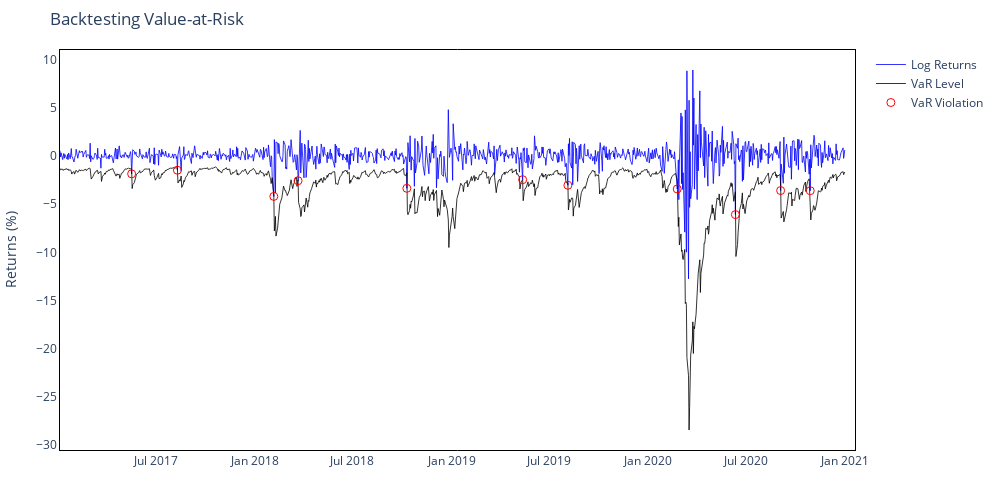
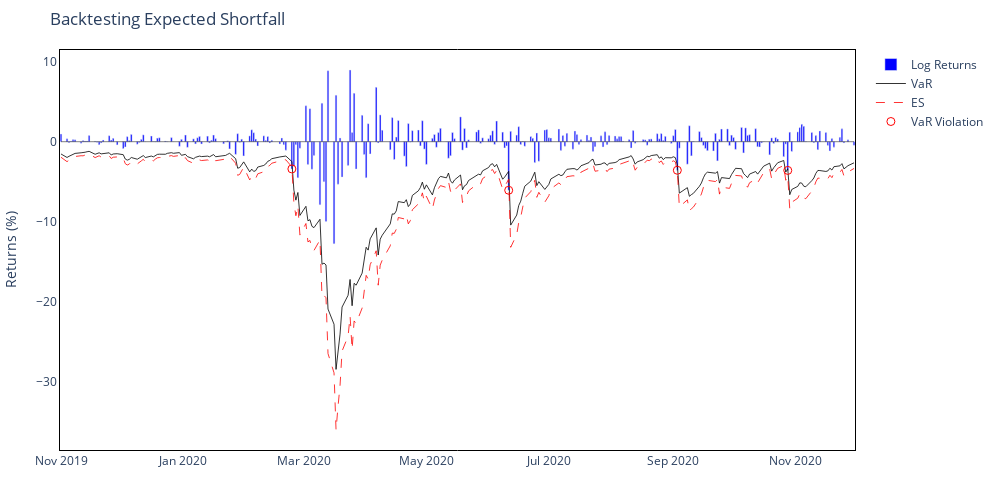
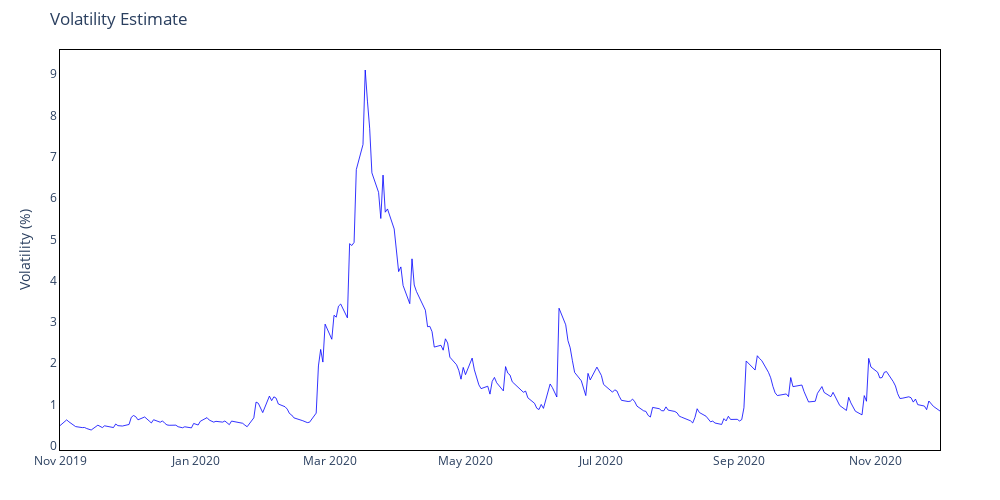

These figures' notebook cell, in order:
### Code cell
# Apply GARCH volatility model
garch_output, next_day_var = VolatilityVaR.var_garch(returns, confidence_level)

print(f"Next-day GARCH VaR estimate (abs): {next_day_var:.2f}%")

# Backtest full period
violations, rate = VolatilityVaR.backtest_var(garch_output, confidence_level)
print(f"Full Period — Violations: {violations}, Rate: {rate:.2f}%")

# Backtest a subset
viol_subset, rate_subset = VolatilityVaR.subset_backtest_var(garch_output, "2019-11-01", "2020-11-30")
print(f"Subset — Violations: {viol_subset}, Rate: {rate_subset:.2f}%")

# Compute ES for the whole period
garch_output = VolatilityVaR.compute_expected_shortfall_volatility(garch_output, confidence_level)

# Plot interactive VaR
fig_var = VolatilityVaR.interactive_plot_var(garch_output)
fig_var.show()

# Plot interactive ES for a subset
fig_es = VolatilityVaR.interactive_plot_es(garch_output, subset=("2019-11-01", "2020-11-30"))
fig_es.show()

# Plot interactive volatility for a subset
fig_vol = VolatilityVaR.interactive_plot_volatility(garch_output["Volatility"], subset=("2019-11-01", "2020-11-30"))
fig_vol.show()

### Figure 1 — Plotly figure (JSON) as saved in the notebook; plotly's stock layout.template omitted (floating-point values rounded to 4 significant figures; data arrays with more than 128 entries replaced by an {"elided": "..."} marker saying what was removed)
{"data": [{"hovertemplate": "Date: %{x}<br>Return: %{y:.2f}%", "line": {"color": "blue", "width": 0.8}, "mode": "lines", "name": "Log Returns", "type": "scatter", "x": {"elided": "1006 str values"}, "y": {"elided": "1006 float values"}}, {"customdata": {"elided": "1006 float values"}, "hovertemplate": "Date: %{x}<br>VaR: %{customdata:.2f}%", "line": {"color": "black", "width": 0.8}, "mode": "lines", "name": "VaR Level", "type": "scatter", "x": {"elided": "1006 str values"}, "y": {"elided": "1006 float values"}}, {"hovertemplate": "Date: %{x}<br>Return: %{y:.2f}%", "marker": {"color": "red", "size": 8, "symbol": "circle-open"}, "mode": "markers", "name": "VaR Violation", "type": "scatter", "x": ["2017-05-17T00:00:00", "2017-08-10T00:00:00", "2018-02-05T00:00:00", "2018-03-22T00:00:00", "2018-10-10T00:00:00", "2019-05-13T00:00:00", "2019-08-05T00:00:00", "2020-02-24T00:00:00", "2020-06-11T00:00:00", "2020-09-03T00:00:00", "2020-10-28T00:00:00"], "y": [-1.835, -1.458, -4.184, -2.548, -3.342, -2.443, -3.023, -3.409, -6.075, -3.576, -3.593]}], "layout": {"height": 500, "hovermode": "x unified", "margin": {"b": 50, "l": 60, "r": 60, "t": 50}, "paper_bgcolor": "white", "plot_bgcolor": "white", "title": {"text": "Backtesting Value-at-Risk"}, "width": 1000, "xaxis": {"linecolor": "black", "linewidth": 1, "mirror": true, "showline": true}, "yaxis": {"linecolor": "black", "linewidth": 1, "mirror": true, "showline": true, "title": {"text": "Returns (%)"}}}}

### Figure 2 — Plotly figure (JSON) as saved in the notebook; plotly's stock layout.template omitted (floating-point values rounded to 4 significant figures; data arrays with more than 128 entries replaced by an {"elided": "..."} marker saying what was removed)
{"data": [{"hovertemplate": "Date: %{x}<br>Return: %{y:.2f}%", "marker": {"color": "blue"}, "name": "Log Returns", "type": "bar", "x": {"elided": "272 str values"}, "y": {"elided": "272 float values"}}, {"customdata": {"elided": "272 float values"}, "hovertemplate": "Date: %{x}<br>VaR: %{customdata:.2f}%", "line": {"color": "black", "width": 0.8}, "mode": "lines", "name": "VaR", "type": "scatter", "x": {"elided": "272 str values"}, "y": {"elided": "272 float values"}}, {"customdata": {"elided": "272 float values"}, "hovertemplate": "Date: %{x}<br>ES: %{customdata:.2f}%", "line": {"color": "red", "dash": "dash", "width": 0.8}, "mode": "lines", "name": "ES", "type": "scatter", "x": {"elided": "272 str values"}, "y": {"elided": "272 float values"}}, {"hovertemplate": "Date: %{x}<br>Return: %{y:.2f}%", "marker": {"color": "red", "size": 8, "symbol": "circle-open"}, "mode": "markers", "name": "VaR Violation", "type": "scatter", "x": ["2020-02-24T00:00:00", "2020-06-11T00:00:00", "2020-09-03T00:00:00", "2020-10-28T00:00:00"], "y": [-3.409, -6.075, -3.576, -3.593]}], "layout": {"barmode": "overlay", "height": 500, "hovermode": "x unified", "margin": {"b": 50, "l": 60, "r": 60, "t": 50}, "paper_bgcolor": "white", "plot_bgcolor": "white", "shapes": [{"line": {"color": "black", "width": 0.5}, "type": "line", "x0": "2019-11-01T00:00:00", "x1": "2020-11-30T00:00:00", "xref": "x", "y0": 0, "y1": 0, "yref": "y"}], "title": {"text": "Backtesting Expected Shortfall"}, "width": 1000, "xaxis": {"linecolor": "black", "linewidth": 1, "mirror": true, "showline": true}, "yaxis": {"linecolor": "black", "linewidth": 1, "mirror": true, "showline": true, "title": {"text": "Returns (%)"}}}}

### Figure 3 — Plotly figure (JSON) as saved in the notebook; plotly's stock layout.template omitted (floating-point values rounded to 4 significant figures; data arrays with more than 128 entries replaced by an {"elided": "..."} marker saying what was removed)
{"data": [{"hovertemplate": "Date: %{x}<br>Volatility: %{y:.2f}%", "line": {"color": "blue", "width": 0.8}, "mode": "lines", "name": "Volatility", "type": "scatter", "x": {"elided": "272 str values"}, "y": {"elided": "272 float values"}}], "layout": {"height": 500, "hovermode": "x unified", "margin": {"b": 50, "l": 60, "r": 60, "t": 50}, "paper_bgcolor": "white", "plot_bgcolor": "white", "title": {"text": "Volatility Estimate"}, "width": 1000, "xaxis": {"linecolor": "black", "linewidth": 1, "mirror": true, "showline": true}, "yaxis": {"linecolor": "black", "linewidth": 1, "mirror": true, "showline": true, "title": {"text": "Volatility (%)"}}}}
